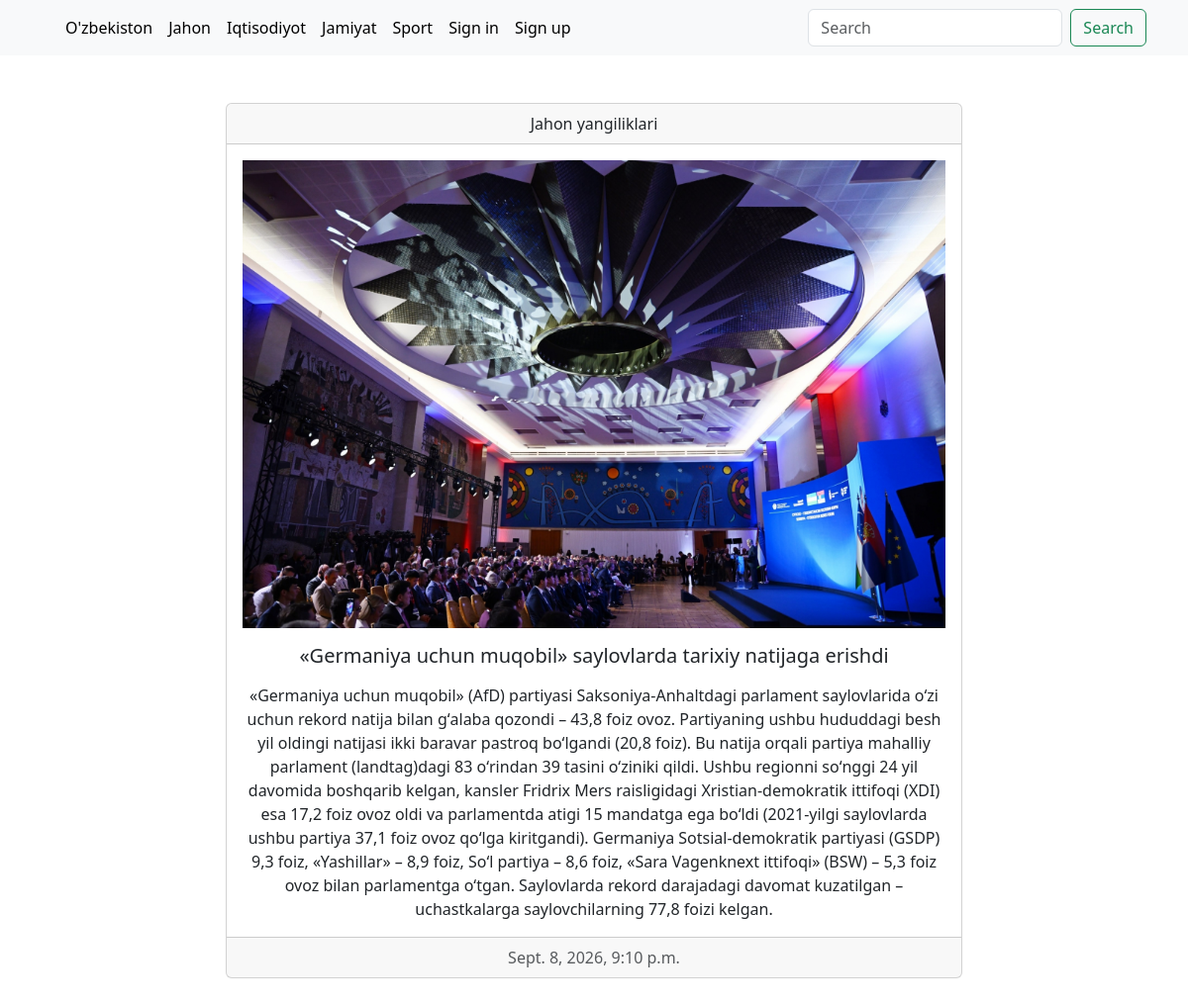
Page /articles/2/ on the committed database.
### blog/models.py (models this page shows, shortened)
class Category(models.Model):
    title = models.CharField(max_length=30)
    class Meta:
        verbose_name = "Category"
        verbose_name_plural = "Categories"

class Article(models.Model):
    title = models.CharField(max_length=250)
    info = models.TextField()
    image = models.ImageField(upload_to="images/",blank=True,null=True)
    created_at = models.DateTimeField(auto_now_add=True)
    updated_at = models.DateTimeField(auto_now=True)
    category = models.ForeignKey(Category,on_delete=models.CASCADE)
    def get_image(self):
        try:
            return self.image.url
        except:
            return "https://png.pngtree.com/png-vector/20221125/ourlarge/pngtree-no-image-available-icon-flatvector-illustration-pic-design-profile-vector-png-image_40966566.jpg"

### blog/views.py (the view)
# urls.py: path('articles/<int:pk>/', Detail.as_view(), name="detail"),
class Detail(DetailView):
    model = Article
    template_name = "blog/detail.html"
    context_object_name = "article"
    def get_context_data(self, **kwargs):
        context = super().get_context_data()
        article = Article.objects.get(pk=self.kwargs['pk'])
        comments = Comment.objects.filter(article=article)
        context["comments"] = comments
        context["comment_form"] = CommentForm
        return context

### blog/templatetags/blog_tags.py (called while the page is built)
@register.simple_tag()
def get_categories():
    return Category.objects.all()

### blog/templates/blog/detail.html (shortened to what this page needs)
{% extends 'base.html' %}
{% block main %}
<div class="container">
<div class="card text-center my-5 col-8 mx-auto">
  <div class="card-header">
    {{article.category.title}} yangiliklari
  </div>
  <div class="card-body">
     <img src="{{article.get_image}}" alt="{{article.title}}" width="100%">
    <h5 class="card-title my-3">{{article.title}}</h5>
    <p class="card-text">{{article.info}}</p>
  </div>
  <div class="card-footer text-body-secondary">
    {{article.created_at}}
  </div>
</div>
</div>
{% endblock main %}

### templates/base.html (shortened to what this page needs)
{% load blog_tags %}
{% get_categories as categories %}
<!doctype html>
<html lang="en">
  <head>
    <link href="https://cdn.jsdelivr.net/npm/bootstrap@5.3.8/dist/css/bootstrap.min.css" rel="stylesheet">
  </head>
  <body>
  <header>
    <nav class="navbar navbar-expand-lg bg-body-tertiary">
  <div class="container">
    <div class="collapse navbar-collapse" id="navbarSupportedContent">
      <ul class="navbar-nav me-auto mb-2 mb-lg-0">
        {% for category in categories %}
        <li class="nav-item">
          <a class="nav-link active" aria-current="page" href="{% url 'category' category.pk %}">{{category.title}}</a>
        </li>
        {% endfor %}
        {% if request.user.is_authenticated %}
        <li class="nav-item">
          <form action="{% url 'signout' %}" method="post">
            {% csrf_token %}
            <button type="submit" class="nav-link active">Sign out</button>
          </form>
        </li>
        {% else %}
        <li class="nav-item">
          <a class="nav-link active" aria-current="page" href="{% url 'signin' %}">Sign in</a>
        </li>
        <li class="nav-item">
          <a class="nav-link active" aria-current="page" href="{% url 'signup' %}">Sign up</a>
        </li>
        {% endif %}
      </ul>
      <form class="d-flex" role="search" action="{% url 'search' %}" method="get">
        <input class="form-control me-2" type="search" placeholder="Search" aria-label="Search" name="q"/>
        <button class="btn btn-outline-success" type="submit">Search</button>
      </form>
    </div>
  </div>
</nav>
  </header>
  <main>
    {% block main %}
    {% endblock main %}
  </main>
  </body>
</html>

### rows in the picture
Category: title "O'zbekiston"
Category: title "Jahon"
Category: title "Iqtisodiyot"
Category: title "Jamiyat"
Category: title "Sport"
Article: category "Jahon", get_image (picture), title "«Germaniya uchun muqobil» saylovlarda tarixiy natijaga erishdi", info "«Germaniya uchun muqobil» (AfD) partiyasi Saksoniya-Anhaltdagi parlament saylovlarida oʻzi uchun rekord natija bilan gʻalaba qozondi – 43,8 foiz ovoz. Partiyaning ushbu hududdagi besh yil oldingi natijasi ikki baravar pastroq boʻlgandi (20,8 foiz). Bu natija orqali partiya mahalliy parlament (landtag)dagi 83 oʻrindan 39 tasini oʻziniki qildi. Ushbu regionni soʻnggi 24 yil davomida boshqarib kelgan, kansler Fridrix Mers raisligidagi Xristian-demokratik ittifoqi (XDI) esa 17,2 foiz ovoz oldi va parlamentda atigi 15 mandatga ega boʻldi (2021-yilgi saylovlarda ushbu partiya 37,1 foiz ovoz qoʻlga kiritgandi). Germaniya Sotsial-demokratik partiyasi (GSDP) 9,3 foiz, «Yashillar» – 8,9 foiz, Soʻl…", created_at "Sept. 8, 2026, 9:10 p.m."
